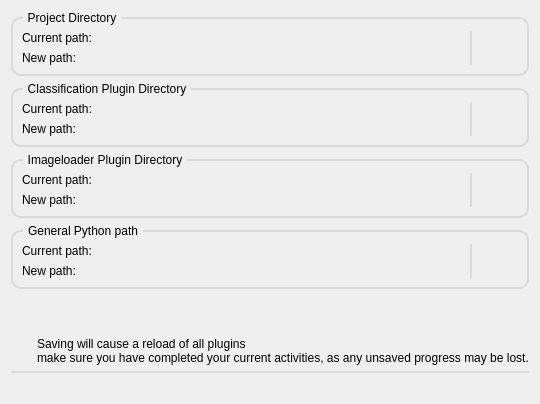
<?xml version="1.0" encoding="UTF-8"?>
<ui version="4.0">
 <class>GlobalSettingsWidget</class>
 <widget class="QWidget" name="GlobalSettingsWidget">
  <property name="geometry">
   <rect>
    <x>0</x>
    <y>0</y>
    <width>491</width>
    <height>404</height>
   </rect>
  </property>
  <property name="windowTitle">
   <string>Global settings</string>
  </property>
  <property name="accessibleName">
   <string>Global Settings</string>
  </property>
  <property name="styleSheet">
   <string notr="true">QGroupBox {
          border: 2px solid rgb(218,218,218);
          border-radius: 10px;
          margin-top: 6px;
          }
          QGroupBox::title {
          subcontrol-origin: margin;
          left: 12px;
          padding: 0px 3px 0px 3px;
          }

          QScrollBar:horizontal
          {
          height: 15px;
          margin: 3px 15px 3px 15px;
          border: 1px transparent #2A2929;
          border-radius: 4px;
          background-color: #FAFAFA; /* white bg */
          }

          QScrollBar::handle:horizontal
          {
        background-color: #C2C2C2;      /* grey */
        min-width: 5px;
        border-radius: 4px;
    }

    QScrollBar::add-line:horizontal
    {
        margin: 0px 3px 0px 3px;
        border-image: url(:/UISymbols/UI_Triangle_Right.svg);
        width: 10px;
        height: 10px;
        subcontrol-position: right;
        subcontrol-origin: margin;
    }

    QScrollBar::sub-line:horizontal
    {
        margin: 0px 3px 0px 3px;
        border-image: url(:/UISymbols/UI_Triangle_Left.svg);
        height: 10px;
        width: 10px;
        subcontrol-position: left;
        subcontrol-origin: margin;
    }

    QScrollBar::add-line:horizontal:hover,QScrollBar::add-line:horizontal:on
    {
        border-image: url(:/UISymbols/UI_Triangle_Right.svg);
        height: 10px;
        width: 10px;
        subcontrol-position: right;
        subcontrol-origin: margin;
    }


    QScrollBar::sub-line:horizontal:hover, QScrollBar::sub-line:horizontal:on
    {
        border-image: url(:/UISymbols/UI_Triangle_Left.svg);
        height: 10px;
        width: 10px;
        subcontrol-position: left;
        subcontrol-origin: margin;
    }

    QScrollBar::up-arrow:horizontal, QScrollBar::down-arrow:horizontal
    {
        background: none;
    }


    QScrollBar::add-page:horizontal, QScrollBar::sub-page:horizontal
    {
        background: none;
    }

    QScrollBar:vertical
    {
        background-color: #FAFAFA;  /* white */
        width: 15px;
        margin: 15px 3px 15px 3px;
        border: 1px transparent #2A2929;
        border-radius: 4px;
    }

    QScrollBar::handle:vertical
    {
        background-color: #C2C2C2;         /* grey */
        min-height: 5px;
        border-radius: 4px;
    }

    QScrollBar::sub-line:vertical
    {
        margin: 3px 0px 3px 0px;
        border-image: url(:/UISymbols/UI_Triangle_Top.svg);
        height: 10px;
        width: 10px;
        subcontrol-position: top;
        subcontrol-origin: margin;
    }

    QScrollBar::add-line:vertical
    {
        margin: 3px 0px 3px 0px;
        border-image: url(:/UISymbols/UI_Triangle_Bottom.svg);
        height: 10px;
        width: 10px;
        subcontrol-position: bottom;
        subcontrol-origin: margin;
    }

    QScrollBar::sub-line:vertical:hover,QScrollBar::sub-line:vertical:on
    {
        border-image: url(:/UISymbols/UI_Triangle_Top.svg);
        height: 10px;
        width: 10px;
        subcontrol-position: top;
        subcontrol-origin: margin;
    }

    QScrollBar::add-line:vertical:hover, QScrollBar::add-line:vertical:on
    {
        border-image: url(:/UISymbols/UI_Triangle_Bottom.svg);
        height: 10px;
        width: 10px;
        subcontrol-position: bottom;
        subcontrol-origin: margin;
    }

    QScrollBar::up-arrow:vertical, QScrollBar::down-arrow:vertical
    {
        background: none;
    }

    QScrollBar::add-page:vertical, QScrollBar::sub-page:vertical
    {
        background: none;
    }</string>
  </property>
  <layout class="QGridLayout" name="gridLayout">
   <item row="2" column="0" colspan="2">
    <widget class="QGroupBox" name="groupBox_3">
     <property name="title">
      <string>Imageloader Plugin Directory</string>
     </property>
     <layout class="QGridLayout" name="gridLayout_4" columnstretch="1,0,0">
      <property name="topMargin">
       <number>12</number>
      </property>
      <item row="0" column="0">
       <layout class="QVBoxLayout" name="verticalLayout">
        <item>
         <layout class="QHBoxLayout" name="horizontalLayout">
          <item>
           <widget class="QLabel" name="label_imageLoaderCurrent">
            <property name="sizePolicy">
             <sizepolicy hsizetype="Maximum" vsizetype="Preferred">
              <horstretch>0</horstretch>
              <verstretch>0</verstretch>
             </sizepolicy>
            </property>
            <property name="text">
             <string>Current path:</string>
            </property>
           </widget>
          </item>
          <item>
           <widget class="QLabel" name="label_imageLoaderDir_current">
            <property name="text">
             <string/>
            </property>
            <property name="scaledContents">
             <bool>false</bool>
            </property>
           </widget>
          </item>
         </layout>
        </item>
        <item>
         <layout class="QHBoxLayout" name="horizontalLayout_2">
          <property name="spacing">
           <number>0</number>
          </property>
          <item>
           <widget class="QLabel" name="label_newImageloader">
            <property name="sizePolicy">
             <sizepolicy hsizetype="Maximum" vsizetype="Fixed">
              <horstretch>0</horstretch>
              <verstretch>0</verstretch>
             </sizepolicy>
            </property>
            <property name="minimumSize">
             <size>
              <width>55</width>
              <height>0</height>
             </size>
            </property>
            <property name="text">
             <string>New path:</string>
            </property>
           </widget>
          </item>
          <item>
           <widget class="QLabel" name="label_imageLoaderDir_new">
            <property name="text">
             <string/>
            </property>
            <property name="scaledContents">
             <bool>false</bool>
            </property>
           </widget>
          </item>
         </layout>
        </item>
       </layout>
      </item>
      <item row="0" column="2">
       <widget class="QPushButton" name="pushButton_imageLoader">
        <property name="sizePolicy">
         <sizepolicy hsizetype="Fixed" vsizetype="Fixed">
          <horstretch>0</horstretch>
          <verstretch>0</verstretch>
         </sizepolicy>
        </property>
        <property name="text">
         <string/>
        </property>
        <property name="icon">
         <iconset resource="../Resources/UI_Icons.qrc">
          <normaloff>:/UISymbols/UI_Folder_Icon.svg</normaloff>:/UISymbols/UI_Folder_Icon.svg</iconset>
        </property>
        <property name="iconSize">
         <size>
          <width>20</width>
          <height>20</height>
         </size>
        </property>
        <property name="flat">
         <bool>true</bool>
        </property>
       </widget>
      </item>
      <item row="0" column="1">
       <widget class="Line" name="line_4">
        <property name="styleSheet">
         <string notr="true">    border: none;
    background: rgb(218,218,218);
    border-radius: 1px;
    max-width: 2px;
    min-width: 2px;</string>
        </property>
        <property name="orientation">
         <enum>Qt::Vertical</enum>
        </property>
       </widget>
      </item>
     </layout>
    </widget>
   </item>
   <item row="6" column="0" colspan="2">
    <layout class="QVBoxLayout" name="verticalLayout_4">
     <item>
      <widget class="Line" name="line">
       <property name="styleSheet">
        <string notr="true">    border: none;
    background: rgb(218,218,218);
    border-radius: 1px;
    max-height: 2px;
    min-height: 2px;</string>
       </property>
       <property name="orientation">
        <enum>Qt::Horizontal</enum>
       </property>
      </widget>
     </item>
     <item>
      <widget class="QLabel" name="label_information">
       <property name="sizePolicy">
        <sizepolicy hsizetype="Preferred" vsizetype="Maximum">
         <horstretch>0</horstretch>
         <verstretch>0</verstretch>
        </sizepolicy>
       </property>
       <property name="styleSheet">
        <string notr="true">QLabel { color : green; }</string>
       </property>
       <property name="text">
        <string/>
       </property>
      </widget>
     </item>
    </layout>
   </item>
   <item row="5" column="0">
    <widget class="QLabel" name="label_warning_icon">
     <property name="sizePolicy">
      <sizepolicy hsizetype="Fixed" vsizetype="Fixed">
       <horstretch>0</horstretch>
       <verstretch>0</verstretch>
      </sizepolicy>
     </property>
     <property name="text">
      <string/>
     </property>
     <property name="pixmap">
      <pixmap resource="../Resources/UI_Icons.qrc">:/UISymbols/UI_Warning_icon.svg</pixmap>
     </property>
    </widget>
   </item>
   <item row="0" column="0" colspan="2">
    <widget class="QGroupBox" name="groupBox">
     <property name="title">
      <string>Project Directory</string>
     </property>
     <layout class="QGridLayout" name="gridLayout_2" columnstretch="1,0,0">
      <property name="topMargin">
       <number>12</number>
      </property>
      <item row="0" column="0">
       <layout class="QVBoxLayout" name="verticalLayout_3">
        <item>
         <layout class="QHBoxLayout" name="horizontalLayout_6">
          <item>
           <widget class="QLabel" name="label_projectCurrent">
            <property name="sizePolicy">
             <sizepolicy hsizetype="Maximum" vsizetype="Preferred">
              <horstretch>0</horstretch>
              <verstretch>0</verstretch>
             </sizepolicy>
            </property>
            <property name="text">
             <string>Current path:</string>
            </property>
           </widget>
          </item>
          <item>
           <widget class="QLabel" name="label_projectsDir_current">
            <property name="text">
             <string/>
            </property>
            <property name="scaledContents">
             <bool>true</bool>
            </property>
           </widget>
          </item>
         </layout>
        </item>
        <item>
         <layout class="QHBoxLayout" name="horizontalLayout_5">
          <item>
           <widget class="QLabel" name="label_newProject">
            <property name="sizePolicy">
             <sizepolicy hsizetype="Maximum" vsizetype="Fixed">
              <horstretch>0</horstretch>
              <verstretch>0</verstretch>
             </sizepolicy>
            </property>
            <property name="minimumSize">
             <size>
              <width>55</width>
              <height>0</height>
             </size>
            </property>
            <property name="text">
             <string>New path:</string>
            </property>
           </widget>
          </item>
          <item>
           <widget class="QLabel" name="label_projectsDir_new">
            <property name="text">
             <string/>
            </property>
            <property name="scaledContents">
             <bool>true</bool>
            </property>
           </widget>
          </item>
         </layout>
        </item>
       </layout>
      </item>
      <item row="0" column="2">
       <widget class="QPushButton" name="pushButton_project">
        <property name="text">
         <string/>
        </property>
        <property name="icon">
         <iconset resource="../Resources/UI_Icons.qrc">
          <normaloff>:/UISymbols/UI_Folder_Icon.svg</normaloff>:/UISymbols/UI_Folder_Icon.svg</iconset>
        </property>
        <property name="iconSize">
         <size>
          <width>20</width>
          <height>20</height>
         </size>
        </property>
        <property name="flat">
         <bool>true</bool>
        </property>
       </widget>
      </item>
      <item row="0" column="1">
       <widget class="Line" name="line_2">
        <property name="styleSheet">
         <string notr="true">    border: none;
    background: rgb(218,218,218);
    border-radius: 1px;
    max-width: 2px;
    min-width: 2px;</string>
        </property>
        <property name="orientation">
         <enum>Qt::Vertical</enum>
        </property>
       </widget>
      </item>
     </layout>
    </widget>
   </item>
   <item row="4" column="0">
    <spacer name="verticalSpacer">
     <property name="orientation">
      <enum>Qt::Vertical</enum>
     </property>
     <property name="sizeHint" stdset="0">
      <size>
       <width>20</width>
       <height>40</height>
      </size>
     </property>
    </spacer>
   </item>
   <item row="3" column="0" colspan="2">
    <widget class="QGroupBox" name="groupBox_4">
     <property name="title">
      <string>General Python path</string>
     </property>
     <layout class="QGridLayout" name="gridLayout_5" columnstretch="1,0,0">
      <property name="topMargin">
       <number>12</number>
      </property>
      <item row="0" column="0">
       <layout class="QVBoxLayout" name="verticalLayout_5">
        <item>
         <layout class="QHBoxLayout" name="horizontalLayout_7">
          <item>
           <widget class="QLabel" name="label_pythonCurrent">
            <property name="sizePolicy">
             <sizepolicy hsizetype="Maximum" vsizetype="Preferred">
              <horstretch>0</horstretch>
              <verstretch>0</verstretch>
             </sizepolicy>
            </property>
            <property name="text">
             <string>Current path:</string>
            </property>
           </widget>
          </item>
          <item>
           <widget class="QLabel" name="label_pythonPath_current">
            <property name="text">
             <string notr="true"/>
            </property>
            <property name="scaledContents">
             <bool>false</bool>
            </property>
           </widget>
          </item>
         </layout>
        </item>
        <item>
         <layout class="QHBoxLayout" name="horizontalLayout_8">
          <property name="spacing">
           <number>0</number>
          </property>
          <item>
           <widget class="QLabel" name="label_newPython">
            <property name="sizePolicy">
             <sizepolicy hsizetype="Fixed" vsizetype="Preferred">
              <horstretch>0</horstretch>
              <verstretch>0</verstretch>
             </sizepolicy>
            </property>
            <property name="minimumSize">
             <size>
              <width>55</width>
              <height>0</height>
             </size>
            </property>
            <property name="text">
             <string>New path:</string>
            </property>
           </widget>
          </item>
          <item>
           <widget class="QLabel" name="label_pythonPath_new">
            <property name="text">
             <string/>
            </property>
            <property name="scaledContents">
             <bool>false</bool>
            </property>
           </widget>
          </item>
         </layout>
        </item>
       </layout>
      </item>
      <item row="0" column="2">
       <widget class="QPushButton" name="pushButton_python">
        <property name="sizePolicy">
         <sizepolicy hsizetype="Fixed" vsizetype="Fixed">
          <horstretch>0</horstretch>
          <verstretch>0</verstretch>
         </sizepolicy>
        </property>
        <property name="text">
         <string/>
        </property>
        <property name="icon">
         <iconset resource="../Resources/UI_Icons.qrc">
          <normaloff>:/UISymbols/Python_Icon.svg</normaloff>:/UISymbols/Python_Icon.svg</iconset>
        </property>
        <property name="iconSize">
         <size>
          <width>20</width>
          <height>20</height>
         </size>
        </property>
        <property name="flat">
         <bool>true</bool>
        </property>
       </widget>
      </item>
      <item row="0" column="1">
       <widget class="Line" name="line_5">
        <property name="styleSheet">
         <string notr="true">    border: none;
    background: rgb(218,218,218);
    border-radius: 1px;
    max-width: 2px;
    min-width: 2px;</string>
        </property>
        <property name="orientation">
         <enum>Qt::Vertical</enum>
        </property>
       </widget>
      </item>
     </layout>
    </widget>
   </item>
   <item row="1" column="0" colspan="2">
    <widget class="QGroupBox" name="groupBox_2">
     <property name="title">
      <string>Classification Plugin Directory</string>
     </property>
     <layout class="QGridLayout" name="gridLayout_3" columnstretch="1,0,0">
      <property name="topMargin">
       <number>12</number>
      </property>
      <item row="0" column="2">
       <widget class="QPushButton" name="pushButton_classification">
        <property name="text">
         <string/>
        </property>
        <property name="icon">
         <iconset resource="../Resources/UI_Icons.qrc">
          <normaloff>:/UISymbols/UI_Folder_Icon.svg</normaloff>:/UISymbols/UI_Folder_Icon.svg</iconset>
        </property>
        <property name="iconSize">
         <size>
          <width>20</width>
          <height>20</height>
         </size>
        </property>
        <property name="flat">
         <bool>true</bool>
        </property>
       </widget>
      </item>
      <item row="0" column="0">
       <layout class="QVBoxLayout" name="verticalLayout_2">
        <item>
         <layout class="QHBoxLayout" name="horizontalLayout_4">
          <item>
           <widget class="QLabel" name="label_classificationCurrent">
            <property name="sizePolicy">
             <sizepolicy hsizetype="Maximum" vsizetype="Preferred">
              <horstretch>0</horstretch>
              <verstretch>0</verstretch>
             </sizepolicy>
            </property>
            <property name="text">
             <string>Current path:</string>
            </property>
           </widget>
          </item>
          <item>
           <widget class="QLabel" name="label_classificationDir_current">
            <property name="text">
             <string/>
            </property>
            <property name="scaledContents">
             <bool>false</bool>
            </property>
           </widget>
          </item>
         </layout>
        </item>
        <item>
         <layout class="QHBoxLayout" name="horizontalLayout_3">
          <item>
           <widget class="QLabel" name="label_newClassification">
            <property name="sizePolicy">
             <sizepolicy hsizetype="Fixed" vsizetype="Preferred">
              <horstretch>0</horstretch>
              <verstretch>0</verstretch>
             </sizepolicy>
            </property>
            <property name="minimumSize">
             <size>
              <width>55</width>
              <height>0</height>
             </size>
            </property>
            <property name="text">
             <string>New path:</string>
            </property>
           </widget>
          </item>
          <item>
           <widget class="QLabel" name="label_classificationDir_new">
            <property name="text">
             <string/>
            </property>
            <property name="scaledContents">
             <bool>false</bool>
            </property>
           </widget>
          </item>
         </layout>
        </item>
       </layout>
      </item>
      <item row="0" column="1">
       <widget class="Line" name="line_3">
        <property name="styleSheet">
         <string notr="true">    border: none;
    background: rgb(218,218,218);
    border-radius: 1px;
    max-width: 2px;
    min-width: 2px;</string>
        </property>
        <property name="orientation">
         <enum>Qt::Vertical</enum>
        </property>
       </widget>
      </item>
     </layout>
    </widget>
   </item>
   <item row="5" column="1">
    <widget class="QLabel" name="label_warning_text">
     <property name="sizePolicy">
      <sizepolicy hsizetype="Preferred" vsizetype="Preferred">
       <horstretch>0</horstretch>
       <verstretch>0</verstretch>
      </sizepolicy>
     </property>
     <property name="text">
      <string>&lt;html&gt;&lt;head/&gt;&lt;body&gt;&lt;p&gt;Saving will cause a reload of all plugins&lt;br/&gt;make sure you have completed your current activities, as any unsaved progress may be lost.&lt;/p&gt;&lt;/body&gt;&lt;/html&gt;</string>
     </property>
    </widget>
   </item>
  </layout>
 </widget>
 <resources>
  <include location="../Resources/UI_Icons.qrc"/>
  <include location="../Resources/UI_Icons.qrc"/>
 </resources>
 <connections/>
</ui>
